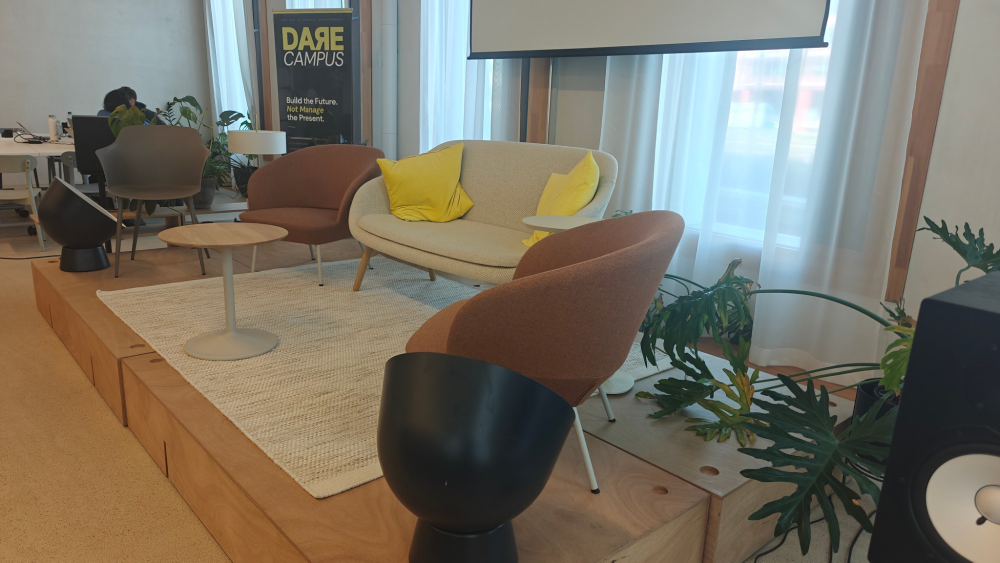
#> input picture examples/lounge_photos/07.jpg, 2000 x 1125 px (shown at 1/2 size); its folder holds only this picture in this run
$ python -i everyday.py   (imports and definitions only)
#> lines starting #> are read from the running program, lines starting #| are printed output that depends on the picture; after the words box and inside, x2 and y2 are one past the last pixel; in counts of white or black regions, pixels touching at a corner belong together
#> further down, picture is the input picture: shape (1125, 2000, 3); mean B, G, R 100.9, 114.4, 120.6
"""Everyday objects: map a real table with ordinary things from ONE photo.

Geometry comes from classic vision (reliable, offline); names come from the AI (optional):
  1. the table surface = the region matching the colour at the bottom centre of the photo
  2. objects = things inside the table's outline that are not table-coloured
  3. camera model from the phone's tilt at capture time (or 45 deg): pixels -> table plane,
     giving each object's position, footprint and height
  4. the AI names the numbered boxes ("set-of-marks" prompting); without AI: "object 1", ...
Scale is approximate (camera height assumed), which is fine for a twin you look at.
"""
import cv2
import numpy as np

from ...perception import marker as MK
from . import lathe
from ..scene import ATLAS_SUFFIX, DEFAULT_SURFACE, TABLE_ASPECT, Layout

CAM_HEIGHT = 0.45        # metres above the table, assumed
MAX_OBJECTS = 8
TEX_PX = (1188, 840)     # texture size, same aspect as the sim table
TILE = 192               # one face of an object's skin, in pixels
ROUND_FILL = 0.58        # a rounded thing fills at least this share of its box ...
ROUND_CORNERS = 0.33     # ... and leaves its corners mostly empty (see guess_shape)
THIN = 0.3               # a mask filling less than this share of its box is a thin, long thing (a cable): it lies flat


def _prep(bgr, max_side=960):
    s = max_side / max(bgr.shape[:2])
    return cv2.resize(bgr, None, fx=s, fy=s, interpolation=cv2.INTER_AREA) if s < 1 else bgr.copy()


def segment(bgr) -> tuple[np.ndarray, list[dict]]:
    """-> (table mask, objects [{box, mask, area}]) in the given image's pixels."""
    h, w = bgr.shape[:2]
    lab = cv2.cvtColor(cv2.GaussianBlur(bgr, (5, 5), 0), cv2.COLOR_BGR2LAB).astype(np.float32)
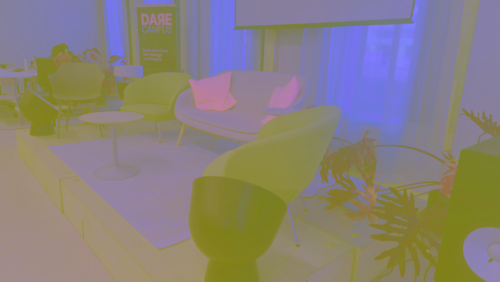
#> lab: shape (1125, 2000, 3) float32 (shown at 1/4 size); mean B, G, R 122, 129.1, 136.5
    # the table's colour: try several sample patches (a cable or a seam can sit under any single one)
    # and keep the one that yields the biggest connected table surface
    table, best = None, -1
    for fy, fx in ((0.88, 0.5), (0.5, 0.5), (0.7, 0.25), (0.7, 0.75), (0.88, 0.2), (0.88, 0.8), (0.3, 0.5)):
        y0, x0 = int(h * fy), int(w * fx)
        patch = lab[max(0, y0 - h // 20):y0 + h // 20, max(0, x0 - w // 10):x0 + w // 10].reshape(-1, 3)
        ref = np.median(patch, axis=0)
        d = np.sqrt(((lab[..., 0] - ref[0]) * 0.45) ** 2 + (lab[..., 1] - ref[1]) ** 2 + (lab[..., 2] - ref[2]) ** 2)
        cand = cv2.morphologyEx((d < 13).astype(np.uint8), cv2.MORPH_OPEN, np.ones((5, 5), np.uint8))
        n, lbl, stats, _ = cv2.connectedComponentsWithStats(cand)
        if lbl[y0, x0] == 0:
            continue
        area = int(stats[lbl[y0, x0], cv2.CC_STAT_AREA])
        if area > best:
            table, best = (lbl == lbl[y0, x0]).astype(np.uint8), area
#> this loop made 7 passes
#> (ref, n, area, best) on passes 1, 3, 5: ([33, 128, 131], 72, 114548, 114548), ([155, 132, 149], 26, 157092, 157092), ([122, 142, 161], 13, 281181, 281181)
#> pass 1, in segment, `cand = cv2.morphologyEx((d < 13).astype(np.uint8), cv2.MORPH_OPEN, np...`:
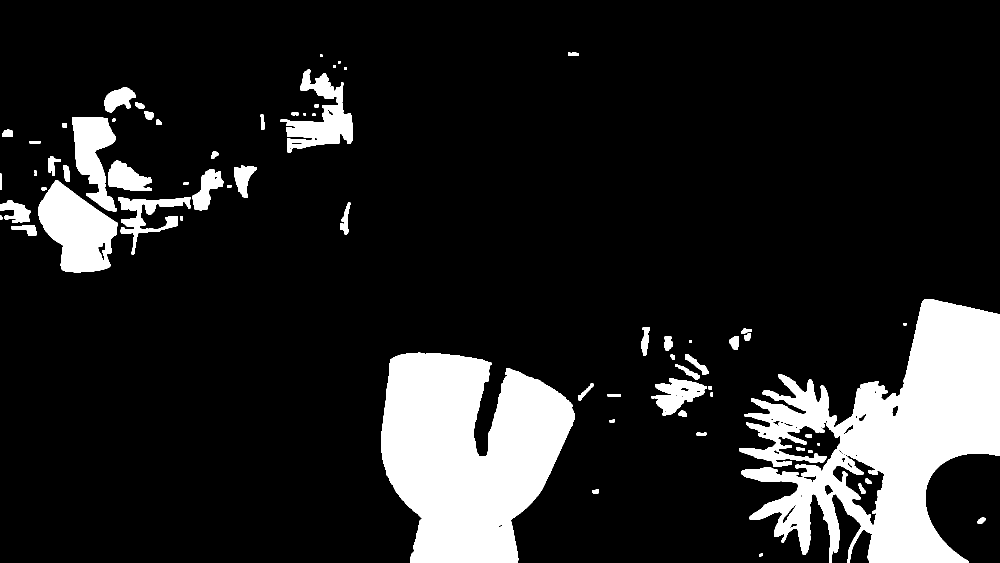
#> cand: shape (1125, 2000) (shown at 1/2 size); values 0 (black) and 1 (white), 13.9% white; 71 white regions, largest, box (x1, y1, x2, y2) and area: (1478, 598, 2000, 1125) 133088, (762, 705, 1150, 1125) 114548, (76, 360, 235, 545) 17888
#> pass 1, in segment, `n, lbl, stats, _ = cv2.connectedComponentsWithStats(cand)`:
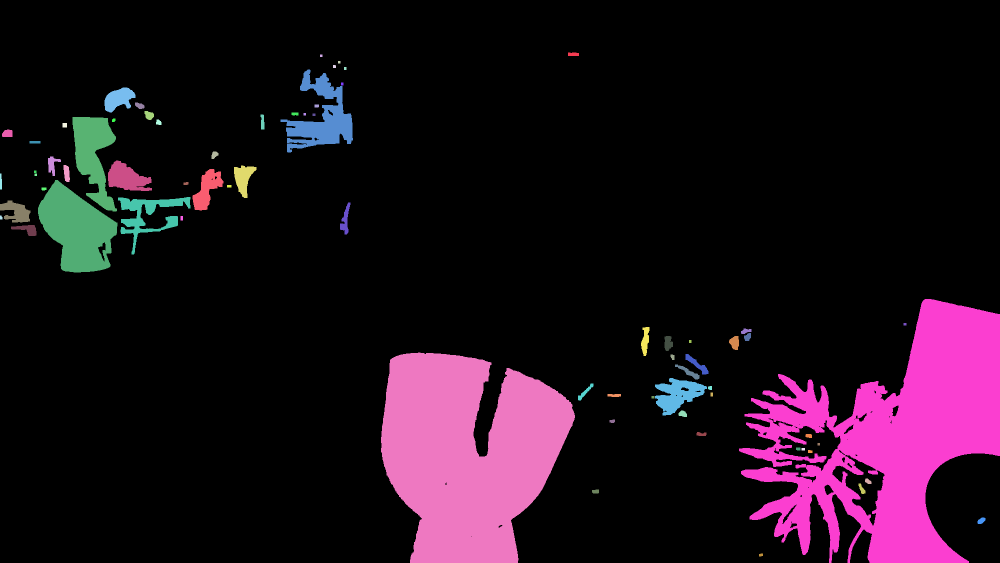
#> lbl: shape (1125, 2000) int32 (shown at 1/2 size); 72 distinct labels, from 0 to 71; one colour per label, 0 black
#> after the loop:
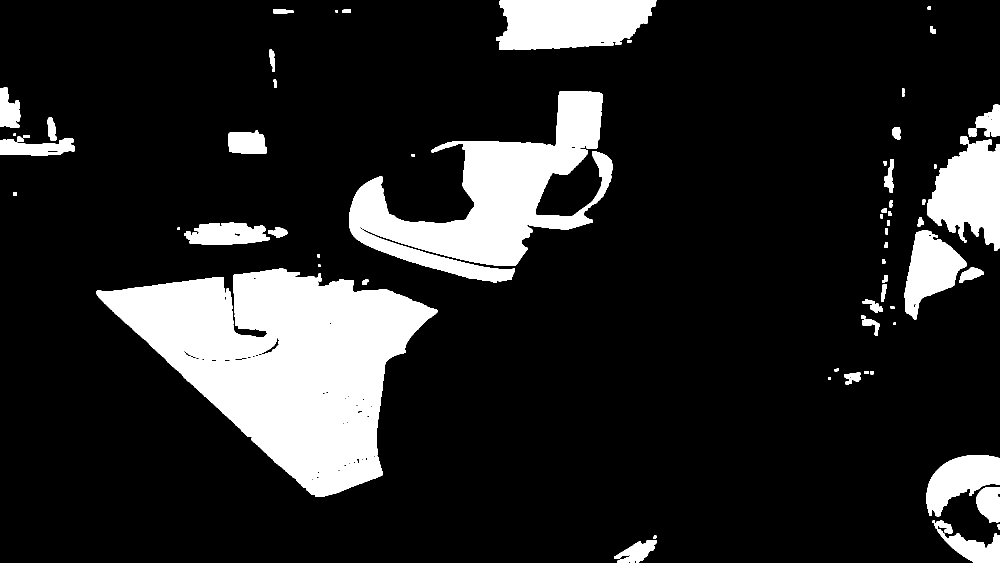
#> cand: shape (1125, 2000) (shown at 1/2 size); values 0 (black) and 1 (white), 15.4% white; 69 white regions, largest, box (x1, y1, x2, y2) and area: (193, 537, 875, 994) 162569, (698, 182, 1226, 565) 78552, (992, 0, 1313, 99) 26196
#> after the loop:
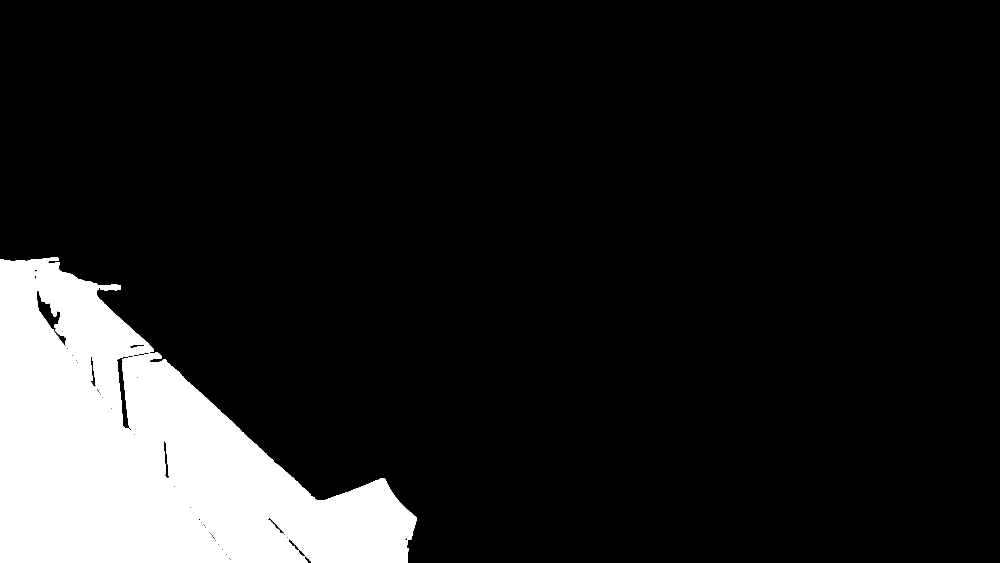
#> table: shape (1125, 2000) (shown at 1/2 size); values 0 (black) and 1 (white), 12.5% white; 1 white region
#> after the loop, best = 281181
    if table is None:
        table = np.ones((h, w), np.uint8)
    cnts, _ = cv2.findContours(table, cv2.RETR_EXTERNAL, cv2.CHAIN_APPROX_SIMPLE)
#> cnts = 1 contour; box (x1, y1, x2, y2) and area: (0, 515, 834, 1125) 282378
    hull = np.zeros_like(table)
    if cnts:
        cv2.fillPoly(hull, [cv2.convexHull(max(cnts, key=cv2.contourArea))], 1)
#> hull: shape (1125, 2000); values 0 (black) and 1 (white), 15.2% white; 1 white region, box (x1, y1, x2, y2) and area: (0, 515, 834, 1125) 342128
    # textured things (wrappers with print, glass edges) count too, not just off-colour ones
    edges = cv2.Canny(cv2.cvtColor(bgr, cv2.COLOR_BGR2GRAY), 60, 160)
#> edges: shape (1125, 2000); 4.5% white in thin lines or dots
    edges = cv2.dilate(edges, np.ones((3, 3), np.uint8))
#> edges: shape (1125, 2000); 13.3% white; 221 white regions (5 under 20 px), largest, box (x1, y1, x2, y2) and area: (60, 446, 1297, 1125) 118128, (837, 0, 2000, 1125) 77642, (0, 0, 739, 552) 47903
    obj = ((hull > 0) & ((table == 0) | (edges > 0))).astype(np.uint8)
#> obj: shape (1125, 2000); values 0 (black) and 1 (white), 3.4% white; 119 white regions (9 under 20 px), largest, box (x1, y1, x2, y2) and area: (8, 515, 833, 1125) 64965, (343, 831, 624, 1125) 3049, (94, 515, 239, 571) 2293
    obj = cv2.morphologyEx(obj, cv2.MORPH_OPEN, np.ones((3, 3), np.uint8))
#> obj: shape (1125, 2000); values 0 (black) and 1 (white), 3.4% white; 121 white regions (10 under 20 px), largest, box (x1, y1, x2, y2) and area: (17, 517, 766, 1125) 64255, (343, 831, 624, 1125) 3049, (94, 516, 233, 571) 2281
    obj = cv2.dilate(obj, np.ones((9, 9), np.uint8))  # glue fragments of one object (glass rims)
#> obj: shape (1125, 2000); values 0 (black) and 1 (white), 5.5% white; 44 white regions, largest, box (x1, y1, x2, y2) and area: (13, 512, 832, 1125) 92139, (339, 827, 628, 1125) 7843, (20, 1021, 98, 1111) 2948
    obj = cv2.erode(obj, np.ones((5, 5), np.uint8))
#> obj: shape (1125, 2000); values 0 (black) and 1 (white), 4.5% white; 50 white regions, largest, box (x1, y1, x2, y2) and area: (15, 514, 830, 1125) 80007, (341, 829, 626, 1125) 5549, (171, 964, 247, 1030) 1866
    n, lbl, stats, _ = cv2.connectedComponentsWithStats(obj)
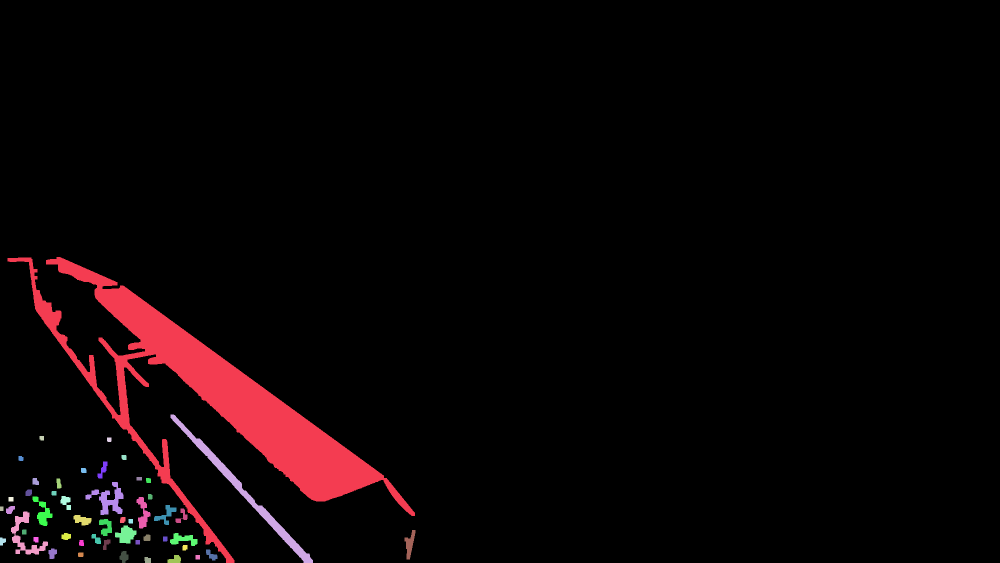
#> lbl: shape (1125, 2000) int32 (shown at 1/2 size); 51 distinct labels, from 0 to 50; one colour per label, 0 black
#> n = 51; stats = 51 rows, first 6: [0, 0, 2000, 1125, 2149267], [15, 514, 815, 611, 80007], [341, 829, 285, 296, 5549], [79, 872, 9, 9, 77], [214, 875, 9, 9, 78], [243, 910, 10, 10, 94]
    # far edge of the table, per column: things touching it are behind the table, not on it
    has = hull.any(axis=0)
    top = np.where(has, hull.argmax(axis=0), h)
#> top = 2000 values, max 1125 at index 834, min 515 at index 89, mean 953.5
    parts = []
    for i in range(1, n):
        x, y, bw, bh, a = stats[i]
        if a < 0.0006 * w * h:
            continue
        if y <= 1 or x <= 1 or x + bw >= w - 1:  # cut by the photo edge: probably not on the table
            continue
        if y <= top[x:x + bw].min() + 6:
            continue
        parts.append([int(x), int(y), int(x + bw), int(y + bh), lbl == i])
#> this loop made 50 passes
#> (x, y, bw, bh, a) on passes 1 to 8: (15, 514, 815, 611, 80007), (341, 829, 285, 296, 5549), (79, 872, 9, 9, 77), (214, 875, 9, 9, 78), (243, 910, 10, 10, 94), (37, 912, 10, 10, 91), (195, 923, 20, 34, 310), (162, 936, 11, 10, 104)
#> after the loop, parts = 3 items
    # merge fragments of one object (a glass shows up as rim + water line + base)
    gap = int(0.006 * max(w, h))  # small: objects placed side by side must stay separate
    merged = True
    while merged:
        merged = False
        for i in range(len(parts)):
            for j in range(i + 1, len(parts)):
                a, b = parts[i], parts[j]
                near = a[0] - gap < b[2] and b[0] - gap < a[2] and a[1] - gap < b[3] and b[1] - gap < a[3]
                # stacked in one column (rim above water line above base): merge across a bigger vertical gap
                x_ov = min(a[2], b[2]) - max(a[0], b[0])
                stacked = x_ov > 0.5 * min(a[2] - a[0], b[2] - b[0]) and \
                    max(a[1], b[1]) - min(a[3], b[3]) < 0.07 * h
                if near or stacked:
                    parts[i] = [min(a[0], b[0]), min(a[1], b[1]), max(a[2], b[2]), max(a[3], b[3]), a[4] | b[4]]
                    parts.pop(j)
                    merged = True
                    break
            if merged:
                break
    out = []
    for x0, y0, x1, y1, m in parts:
        a = int(m.sum())
        if a < 0.0012 * w * h or a > 0.2 * w * h:
            continue
        out.append({"box": [x0, y0, x1 - x0, y1 - y0], "mask": m, "area": a})
#> this loop made 3 passes
#> (x0, y0, x1, y1, a) on passes 1 to 3: (341, 829, 626, 1125, 5549), (171, 964, 247, 1030, 1866), (22, 1023, 96, 1109, 1783)
#> after the loop, out = 1 item
    out.sort(key=lambda o: -o["area"])
    return table, out[:MAX_OBJECTS]


class Camera:
    """Pinhole camera at height H, pitched down by `pitch` degrees, looking along +y."""

    # [9 lines left out: function __init__, not called in this run]

    def ray(self, u, v):
        return self.R * (u - self.cx) / self.f + self.D * (v - self.cy) / self.f + self.F

    # [29 lines left out: functions ground, project, height_at, marks_image, not called in this run]


SHAPES = ("box", "cylinder", "flat", "round")
ROUND = ("round", "cylinder")     # shapes that are built from the object's outline (lathe.py), whatever the outline
TAPER = 0.2                       # an outline whose width changes this much up its height is not a box, whatever it is called

NAMING_PROMPT = """The photo shows things lying on a surface (a table, the floor, a shelf, a bed...), with numbered yellow
boxes around them. For each number, name the object in 1-4 plain words and say its 3D shape:
box (boxy), cylinder (glass, bottle, cup), flat (paper, wrapper, card, phone lying down), round (egg-shaped, ball, case).
Also say what they stand on: "table" (a table or desk), "floor", or "other" (a shelf, a bed, a chair...).
Reply with JSON only: {"surface": "table", "objects": [{"id": 1, "name": "black earbud case", "shape": "round"}]}
Use "skip": true for a box that is not a real object (shadow, reflection, part of the table or floor)."""

# How high the phone is assumed to be above what it photographs, when nothing measured it (no marker): the whole
# one-photo estimate scales with it. Above a table someone leans over it; the floor is photographed standing.
PHONE_ABOVE = {"table": CAM_HEIGHT, "floor": 1.2}
STANDING_PHONE = 1.25    # m above the floor; above a surface of height h the phone is about this minus h


# [244 lines left out: functions phone_height, on_surface, surface_from_ai, erase_marker, analyse, apply_names and 5 more, not called in this run]


NUMBERS = {2: "two", 3: "three", 4: "four", 5: "five", 6: "six"}


# [19 lines left out: functions _plural, listing, not called in this run]


SURFACE_WORD = {"table": "table", "floor": "floor", "other": "surface"}


# [7 lines left out: function greeting, not called in this run]

>>> import cv2
>>> picture = cv2.imread('../../../examples/lounge_photos/07.jpg')
>>> result = segment(picture)

$ run again, on examples/lounge_photos/08.jpg
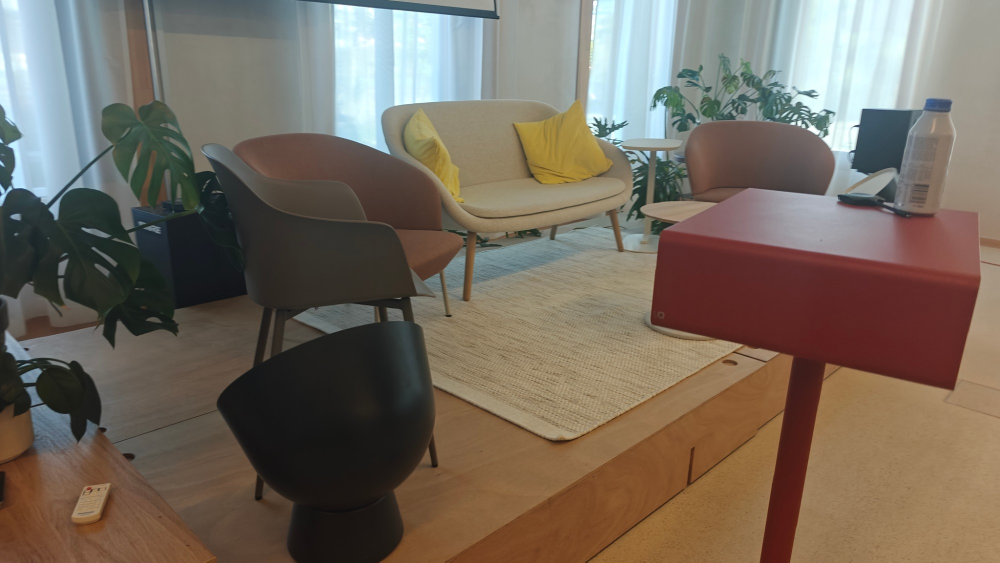
#> input picture examples/lounge_photos/08.jpg, 2000 x 1125 px (shown at 1/2 size)
#> picture is the input picture: shape (1125, 2000, 3); mean B, G, R 94.3, 106.5, 117.2
#> the loop in segment, `for fy, fx in ((0.88, 0.5), (0.5, 0.5), (0.7, 0.25), (0.7, 0.75), (0.8..` made 7 passes
#> (ref, n, area, best) on passes 1, 3: ([104, 139, 154], 50, 217686, 217686), ([27, 128, 130], 22, 287696, 287696)
#> after the loop in segment, `for fy, fx in ((0.88, 0.5), (0.5, 0.5), (0.7, 0.25), (0.7, 0.75), (0.8..`:
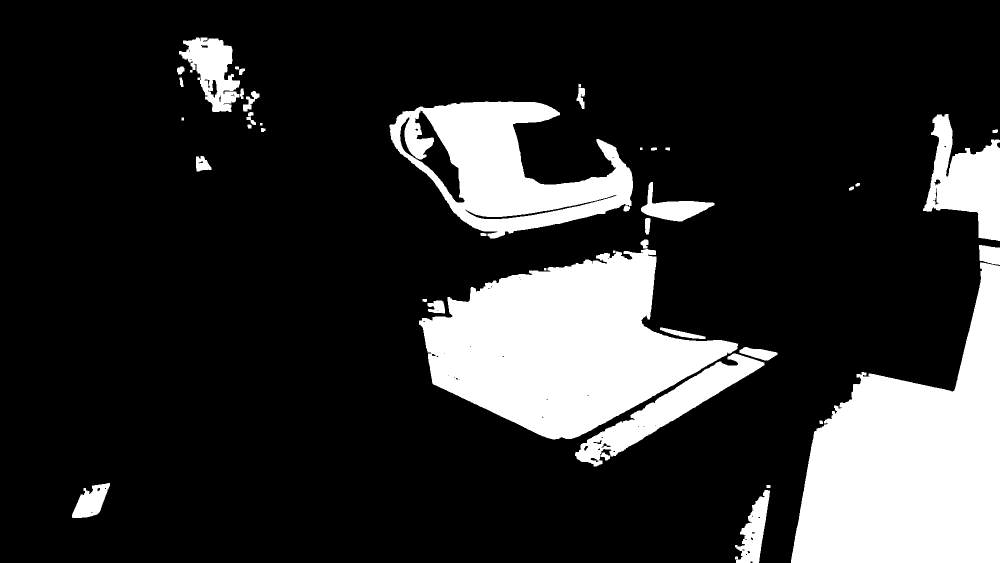
#> cand: shape (1125, 2000) (shown at 1/2 size); values 0 (black) and 1 (white), 18.8% white; 44 white regions, largest, box (x1, y1, x2, y2) and area: (1582, 525, 2000, 1125) 149495, (838, 498, 1476, 879) 138545, (779, 203, 1266, 477) 64110
#> after the loop in segment, `for fy, fx in ((0.88, 0.5), (0.5, 0.5), (0.7, 0.25), (0.7, 0.75), (0.8..`: best = 287696
#> cnts = 1 contour; box (x1, y1, x2, y2) and area: (0, 335, 863, 1125) 298862
#> hull: shape (1125, 2000); values 0 (black) and 1 (white), 19.8% white; 1 white region, box (x1, y1, x2, y2) and area: (0, 335, 863, 1125) 445209
#> in segment, `n, lbl, stats, _ = cv2.connectedComponentsWithStats(obj)`:
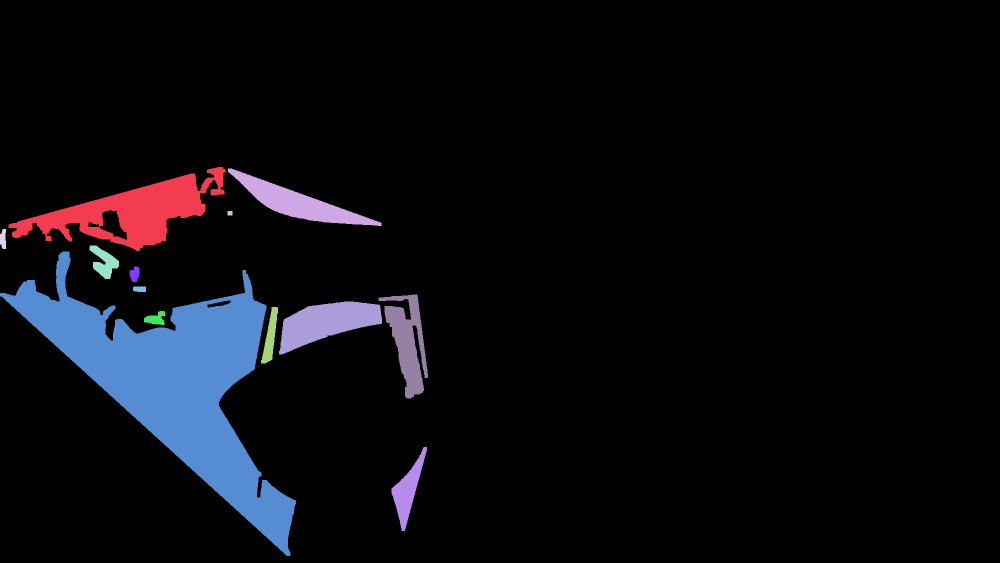
#> lbl: shape (1125, 2000) int32 (shown at 1/2 size); 14 distinct labels, from 0 to 13; one colour per label, 0 black
#> in segment, `n, lbl, stats, _ = cv2.connectedComponentsWithStats(obj)`: n = 14; stats = 14 rows, first 6: [0, 0, 2000, 1125, 2068609], [17, 334, 434, 168, 27232], [456, 337, 307, 115, 10736], [455, 422, 10, 9, 90], [0, 458, 12, 40, 391], [179, 491, 59, 67, 1999]
#> top = 2000 values, max 1125 at index 863, min 335 at index 442, mean 817.4
#> the loop in segment, `for i in range(1, n):` made 13 passes
#> (x, y, bw, bh, a) on passes 1 to 8: (17, 334, 434, 168, 27232), (456, 337, 307, 115, 10736), (455, 422, 10, 9, 90), (0, 458, 12, 40, 391), (179, 491, 59, 67, 1999), (0, 503, 592, 609, 111483), (259, 533, 20, 31, 462), (266, 573, 26, 11, 272)
#> after the loop in segment, `for i in range(1, n):`: parts = 5 items
#> after the loop in segment, `while merged:`: parts = 3 items
#> the loop in segment, `for x0, y0, x1, y1, m in parts:` made 3 passes
#> (x0, y0, x1, y1, a) on passes 1 to 3: (179, 491, 238, 558, 1999), (522, 589, 856, 797, 23695), (783, 894, 854, 1062, 4293)
#> after the loop in segment, `for x0, y0, x1, y1, m in parts:`: out = 2 items
